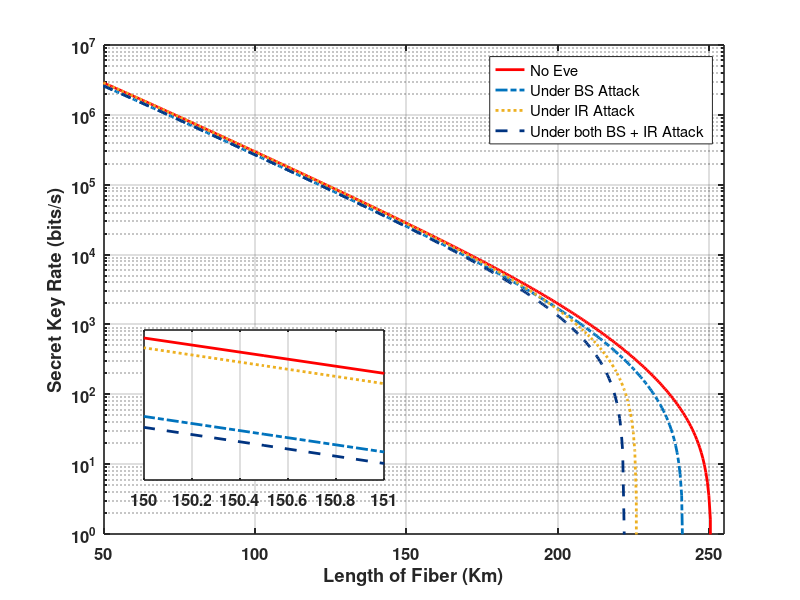

Here is the MATLAB script that generated this plot:
clc; clear;
% parameters
mu = 0.5; % Mean Number of Photons/Pulse
alpha = 0.2; % Attenuation in fiber in dB/Km
delta_f = 1e3; % Linewidth in Hz
d_t = 1e-9; % 1/Bit rate
R_b = 1e9; % Bit Rate
L = 0:0.5:260; % Length of Fiber in Km
t_B = 0.5; % Transmittance of BS
loss_MZI = 1 * 10^(-0.2); % 2 dB loss in MZI
theta = 0; % Phase difference of two consecutive pulses
eta = 0.2; % Efficiency of Detectror
P_d = 2e-7; % Dark Cout Probability/Pulse Detector
t_d = 10e-9; % Dead Time in Detector
t_BSE = 0.8 %Transmittance of Eve's BS
f_decoy = 0.2; % Probability used to generate the decoy state
duty_cycle_TTL = 0.75; % Duty cycle of TTL pulses
f = 1.16;
% Phase Noise at LASER
sigma = sqrt(2*pi*delta_f*d_t);
%Channel transmittance
eta_channel = 10.^(- alpha * L /10);
Photon_count_after_channel = mu * 10.^(- alpha * L /10) * R_b;
%% DATA LINE %%
% After Beam Splitter
Photon_count_after_BS = mu * 10.^(- alpha * L /10)* R_b * t_B;
% Photon Counts considering the SPD efficiency and dark count rate
Photon_count_after_D_d = Photon_count_after_BS .* eta + P_d * R_b;
% Effective time difference between two consecutive pulses at data line
effective_time_difference_D_d = 1./(Photon_count_after_D_d) + t_d;
% Considering the Duty Cycle of TTL Pulses at D_d
effective_counts_D_d = ((1./effective_time_difference_D_d)).* duty_cycle_TTL;
%% MONITORING LINE%%
% After Beam Splitter
Photon_count_after_BS = mu * 10.^(- alpha * L /10)* R_b * (1-t_B);
% Photon Counts after MZI
Photon_Count_MZI_Upper = loss_MZI * mu * 10.^(- alpha * L /10)*  R_b * (1-t_B) * ((1+ 1*exp(-(sigma.^2)./2) * cos(theta))/2);
Photon_Count_MZI_Lower = loss_MZI * mu * 10.^(- alpha * L /10)*  R_b * (1-t_B) * ((1- 1*exp(-(sigma.^2)./2) * cos(theta))/2);
% No. of Photons reach at the SPDs
Photon_Count_before_SPD_0 = Photon_Count_MZI_Upper;
Photon_Count_before_SPD_1 = Photon_Count_MZI_Lower;
% Photon Couts considering the SPD efficiency and dark count rate
Photon_Count_after_SPD_0 = Photon_Count_before_SPD_0 * eta + P_d * R_b;
Photon_Count_after_SPD_1 = Photon_Count_before_SPD_1 * eta + P_d * R_b;
% Effective time difference between two consecutive pulses
effective_time_difference_SPD_0 = 1./(Photon_Count_after_SPD_0) + t_d;
effective_time_difference_SPD_1 = 1./(Photon_Count_after_SPD_1) + t_d;
% Considering the Duty Cycle of TTL Pulses
effective_counts_SPD_0 = ((1./effective_time_difference_SPD_0))* duty_cycle_TTL;
effective_counts_SPD_1 = ((1./effective_time_difference_SPD_1))* duty_cycle_TTL;
% Considering the Probability factor
total_counts_D_M1 = ((1./effective_time_difference_SPD_0))* duty_cycle_TTL * (2.*f_decoy + (1-f_decoy).^2./2);
total_counts_D_M2 = ((1./effective_time_difference_SPD_1))* duty_cycle_TTL * (2.*f_decoy + (1-f_decoy).^2./2);
% Visibility
V = (total_counts_D_M1 - total_counts_D_M2)./(total_counts_D_M1 + total_counts_D_M2);
% Quantum Bit Error Rate in percentage
Q_0 = (1 - V)./2;
Q = (1 - V).*100./2;
% No of counts after Sifting
R_s = effective_counts_D_d * (1 - f_decoy);
% Binary entropy function with edge case handling
H2 = @(x) -(x .* log2(x) + (1 - x) .* log2(1 - x));
H2 = @(x) real((x==0 | x==1).*0 + (x>0 & x<1).*H2(x));
% No Attack
I_Eve0 = zeros(size(L));
R0 = R_s .* (1 - f.*H2(Q_0) - I_Eve0);
R0(R0<=0)=eps;
% Only BS Attack
I_Eve_BS = mu*(1-t_BSE).*10^(-0.2*1/10);
R_BS = R_s .* (1 - f.*H2(Q_0) - I_Eve_BS);
R_BS(R_BS<=0)=eps;
% Only IR Attack
I_Eve_IR = (1-V).*(1+exp(-mu.*eta_channel))./(2*exp(-mu.*eta_channel));
R_IR = R_s .* (1 - f.*H2(Q_0) - I_Eve_IR);
R_IR(R_IR<=0)=eps;
% Under BS and IR Attack
I_Eve_Total = I_Eve_BS + I_Eve_IR;
R_Total = R_s .* (1 - f.*H2(Q_0) - I_Eve_Total);
R_Total(R_Total<=0)=eps;
figure;
semilogy(L, R0,     'Color',[1.00 0.00 0.00], 'LineStyle','-',  'LineWidth',2); hold on;
semilogy(L, R_BS,   'Color',[0.00 0.45 0.74], 'LineStyle','-.', 'LineWidth',2);
semilogy(L, R_IR,   'Color',[0.93 0.69 0.13], 'LineStyle',':',  'LineWidth',2);
semilogy(L, R_Total,'Color',[0.00 0.20 0.50], 'LineStyle','--', 'LineWidth',2);
xlabel('Length of Fiber (Km)');
ylabel('Secret Key Rate (bits/s)');
legend('No Eve','Under BS Attack','Under IR Attack','Under both BS + IR Attack','Location','northeast');
grid on;
xlim([50 255]);
ylim([1e0 1e7]);
ax_main = gca;
box on;
set(gca, 'FontSize', 12,'LineWidth', 1.2, 'FontWeight', 'bold');
hold off;
%% Inset
ax_inset = axes('Position',[0.18 0.20 0.30 0.25]);
copyobj(findobj(ax_main,'Type','line'),ax_inset);
set(ax_inset,'YScale','log');
xlim(ax_inset,[150 151]);
ylim(ax_inset,[2.32e4 2.85e4]);
grid(ax_inset,'on');
box(ax_inset,'on');
set(gca, 'FontSize', 12,'LineWidth', 1.2, 'FontWeight', 'bold');
hold off;
